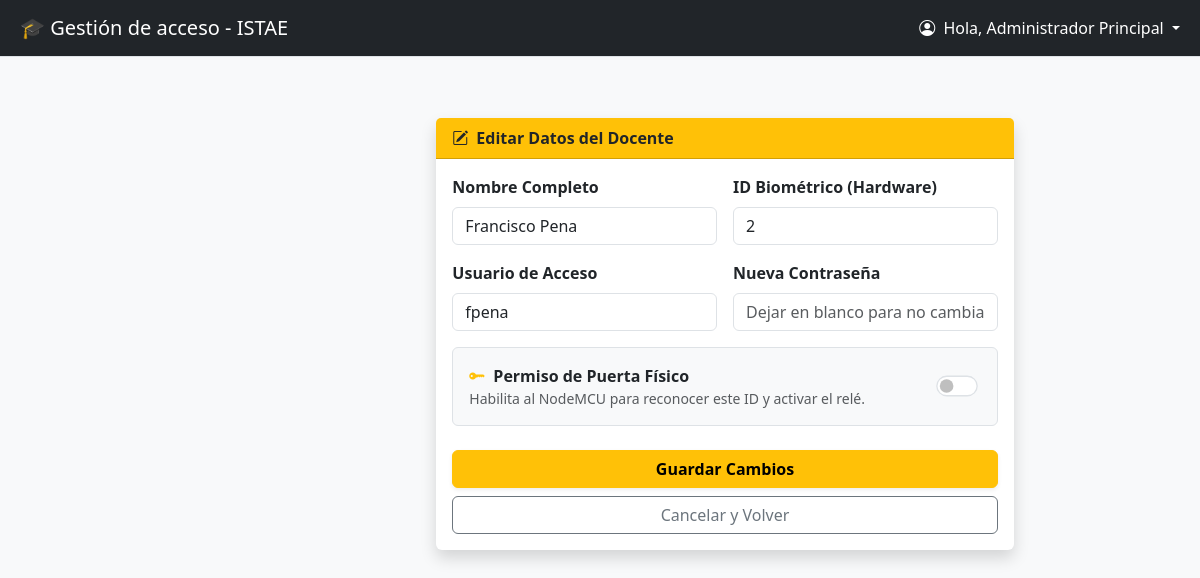
The page /editar_docente/2 (signed in) on the database its author committed.
### app.py (models this page shows)
class User(UserMixin, db.Model):
    __tablename__ = 'usuarios'
    id = db.Column(db.Integer, primary_key=True)
    biometric_id = db.Column(db.String(20), unique=True)
    nombre = db.Column(db.String(100))
    username = db.Column(db.String(50), unique=True)
    password = db.Column(db.String(255))
    rol = db.Column(db.String(20), default='docente')
    acceso_puerta = db.Column(db.Integer, default=0)

### app.py (the view)
@app.route('/editar_docente/<int:id>')
@login_required
def editar_docente(id):
    if current_user.rol != 'admin': return redirect(url_for('index'))
    u = db.session.get(User, id)
    return render_template('editar_docente.html', docente=u)

### app.py (called while the page is built)
@login_manager.user_loader
def load_user(user_id):
    return db.session.get(User, int(user_id))

### templates/editar_docente.html (shortened to what this page needs)
{% extends "base.html" %}
{% block content %}
<div class="container mt-4">
    <div class="row justify-content-center">
        <div class="col-md-8">
            <div class="card shadow border-0">
                <div class="card-header bg-warning text-dark fw-bold">
                    <i class="bi bi-pencil-square me-2"></i>Editar Datos del Docente
                </div>
                <div class="card-body">
                    <form action="{{ url_for('actualizar_docente') }}" method="POST">
                        <div class="row g-3">
                            <div class="col-md-6">
                                <label class="form-label fw-semibold">Nombre Completo</label>
                                <input type="text" name="nombre" class="form-control shadow-none" value="{{ docente.nombre }}" required>
                            </div>
                            <div class="col-md-6">
                                <label class="form-label fw-semibold">ID Biométrico (Hardware)</label>
                                <input type="number" name="bio_id" class="form-control shadow-none" value="{{ docente.biometric_id }}" required>
                            </div>
                            <div class="col-md-6">
                                <label class="form-label fw-semibold">Usuario de Acceso</label>
                                <input type="text" name="username" class="form-control shadow-none" value="{{ docente.username }}" required>
                            </div>
                            <div class="col-md-6">
                                <label class="form-label fw-semibold">Nueva Contraseña</label>
                                <input type="password" name="password" class="form-control shadow-none" placeholder="Dejar en blanco para no cambiar">
                            </div>
                            <div class="col-12 mt-3">
                                <div class="d-flex justify-content-between align-items-center p-3 border rounded bg-light">
                                    <div>
                                        <label class="fw-bold mb-0" for="permisoEdit">
                                            <i class="bi bi-key-fill text-warning me-2"></i>Permiso de Puerta Físico
                                        </label>
                                        <div class="small text-muted">Habilita al NodeMCU para reconocer este ID y activar el relé.</div>
                                    </div>
                                    <div class="form-check form-switch">
                                        <input class="form-check-input" type="checkbox" name="acceso_puerta" id="permisoEdit"
                                               style="transform: scale(1.3); cursor: pointer;"
                                               {% if docente.acceso_puerta == 1 %}checked{% endif %}>
                                    </div>
                                </div>
                            </div>
                        </div>
                        <div class="d-grid gap-2 mt-4">
                            <button type="submit" class="btn btn-warning fw-bold shadow-sm">Guardar Cambios</button>
                            <a href="{{ url_for('admin_dashboard') }}" class="btn btn-outline-secondary">Cancelar y Volver</a>
                        </div>
                    </form>
                </div>
            </div>
        </div>
    </div>
</div>
{% endblock %}

### templates/base.html (shortened to what this page needs)
<!DOCTYPE html>
<html lang="es">
<head>
    <link href="https://cdn.jsdelivr.net/npm/bootstrap@5.3.0/dist/css/bootstrap.min.css" rel="stylesheet">
    <link rel="stylesheet" href="https://cdn.jsdelivr.net/npm/bootstrap-icons@1.10.5/font/bootstrap-icons.css">
</head>
<body>
    <div class="d-flex" id="wrapper">
        <div id="page-content-wrapper" class="w-100">
            <nav class="navbar navbar-expand-lg navbar-dark bg-dark border-bottom fixed-top navbar-top">
                <div class="container-fluid">
                    <a class="navbar-brand ms-2" href="#">🎓 Gestión de acceso - ISTAE</a>
                    <div class="collapse navbar-collapse">
                        <ul class="navbar-nav ms-auto">
                            {% if current_user.is_authenticated %}
                            <li class="nav-item dropdown">
                                <a class="nav-link dropdown-toggle text-white" href="#" role="button" data-bs-toggle="dropdown" aria-expanded="false">
                                    <i class="bi bi-person-circle me-1"></i> Hola, {{ current_user.nombre }}
                                </a>
                            </li>
                            {% endif %}
                        </ul>
                    </div>
                </div>
            </nav>
            <div class="main-content p-4">
                {% block content %}{% endblock %}
            </div>
        </div>
    </div>
</body>
</html>

### templates/base.html (style rules this page uses)
body { padding-top: 70px; background-color: #f8f9fa; transition: margin-left .3s; }
.main-content { padding-top: 70px; margin-left: 250px; transition: margin-left .3s; }
.navbar-top { z-index: 1000; }

### rows shown on the page
User: nombre "Administrador Principal"
User: nombre "Francisco Pena", bio_id "2", username "fpena"
